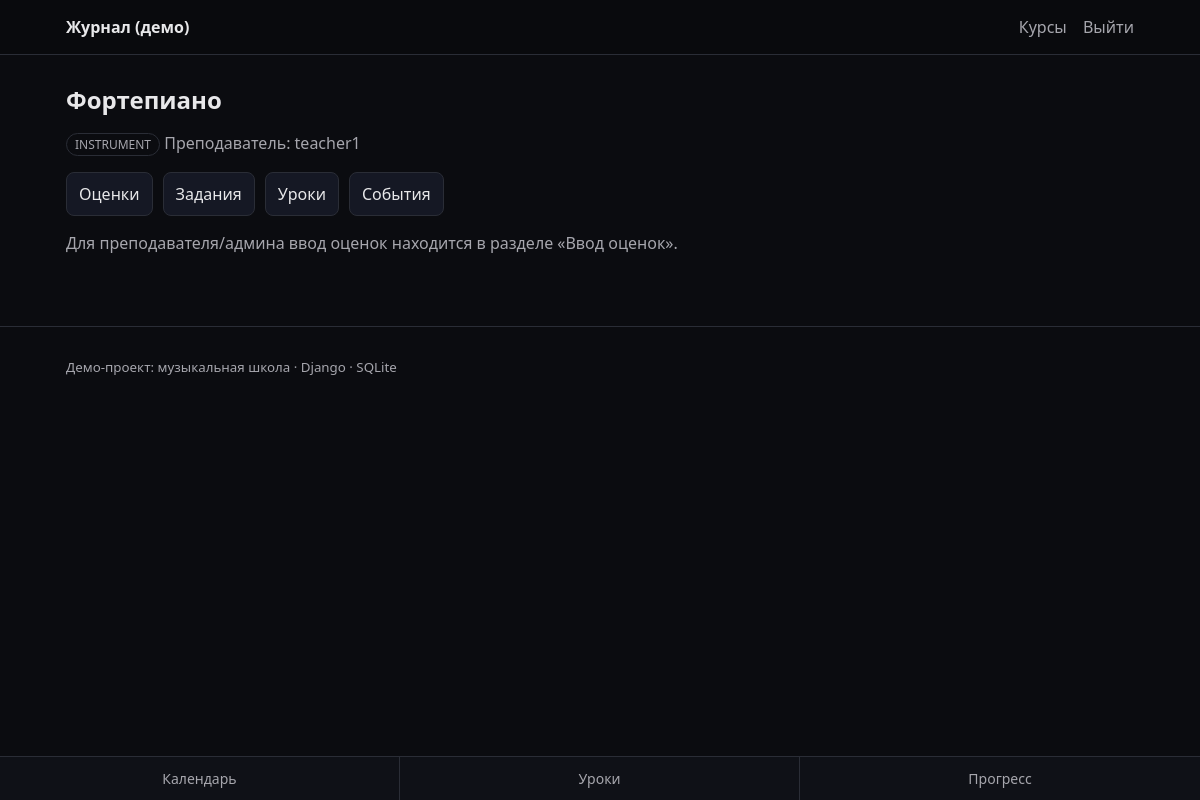
The page /courses/6/ (signed in) on the database its author committed.
### apps/school/models.py (models this page shows, shortened)
class Course(models.Model):
    name = models.CharField(max_length=200)
    course_type = models.ForeignKey(CourseType, on_delete=models.PROTECT, related_name="courses")
    teacher = models.ForeignKey(
        settings.AUTH_USER_MODEL,
        on_delete=models.SET_NULL,
        null=True,
        blank=True,
        related_name="teaching_courses",
    )

class CourseType(models.Model):
    name = models.CharField(max_length=120, unique=True)
    class Meta:
        ordering = ("name",)

### apps/school/views.py (the view, shortened to what this page needs)
# urls.py: path("courses/<int:course_id>/", course_detail, name="course_detail"),
@login_required
def course_detail(request, course_id: int):
    profile = request.user.profile
    course = get_object_or_404(Course, id=course_id)
    if profile.role == Profile.Role.STUDENT:
        if not Enrollment.objects.filter(course=course, student=request.user).exists():
            return HttpResponseForbidden("Вы не записаны на этот курс.")
        return render(request, "school/course_detail.html", {"course": course, "mode": "student", "student": request.user})
    if profile.role in (Profile.Role.TEACHER, Profile.Role.ADMIN):
        return render(request, "school/course_detail.html", {"course": course, "mode": "staff", "student": None})
    return HttpResponseForbidden("Доступ запрещён.")

### templates/school/course_detail.html (shortened to what this page needs)
{% extends "base.html" %}
{% block content %}
  <h1>{{ course.name }}</h1>
  <p>
    <span class="tag">{{ course.course_type.name }}</span>
    {% if course.teacher %}
      <span class="muted">Преподаватель: {{ course.teacher.username }}</span>
    {% endif %}
  </p>
  <div style="display:flex; gap:10px; flex-wrap:wrap; margin: 10px 0;">
    <a class="btn" href="/courses/{{ course.id }}/grades/{% if mode == 'parent' %}?student={{ student.id }}{% endif %}">Оценки</a>
    <a class="btn" href="/assignments/?course={{ course.id }}{% if mode == 'parent' %}&student={{ student.id }}{% endif %}">Задания</a>
    <a class="btn" href="/lessons/?course={{ course.id }}{% if mode == 'parent' %}&student={{ student.id }}{% endif %}">Уроки</a>
    <a class="btn" href="/calendar/?course={{ course.id }}{% if mode == 'parent' %}&student={{ student.id }}{% endif %}">События</a>
  </div>
  {% if mode == "parent" %}
    <p class="muted">Ученик: {{ student.username }} · Цикл: {{ student.profile.get_cycle_display }}</p>
  {% elif mode == "staff" %}
    <p class="muted">Для преподавателя/админа ввод оценок находится в разделе «Ввод оценок».</p>
  {% endif %}
{% endblock %}

### static/css/main.css (style rules this page uses)
:root { --bg: #0b0c10; --panel: #111318; --text: #e8e8ea; --muted: #a6a6ad; --border: #2a2d36; --accent: #6aa8ff; --error: #ff6a6a; --ok: #7dff9b; }
* { box-sizing: border-box; }
body { margin: 0; font-family: system-ui, -apple-system, Segoe UI, Roboto, Arial, sans-serif; background: var(--bg); color: var(--text); }
a { color: var(--accent); text-decoration: none; }
h1 { font-size: 24px; margin: 12px 0 16px; }
.btn { display: inline-block; padding: 10px 12px; border-radius: 8px; border: 1px solid var(--border); background: #151824; color: var(--text); cursor: pointer; }
.muted { color: var(--muted); }
.tag { display: inline-block; padding: 2px 8px; border-radius: 999px; border: 1px solid var(--border); color: var(--muted); font-size: 12px; }
body { padding-bottom: 64px; }

### rows shown on the page
Course: name "Фортепиано", course_type.name "INSTRUMENT", teacher.username "teacher1"
